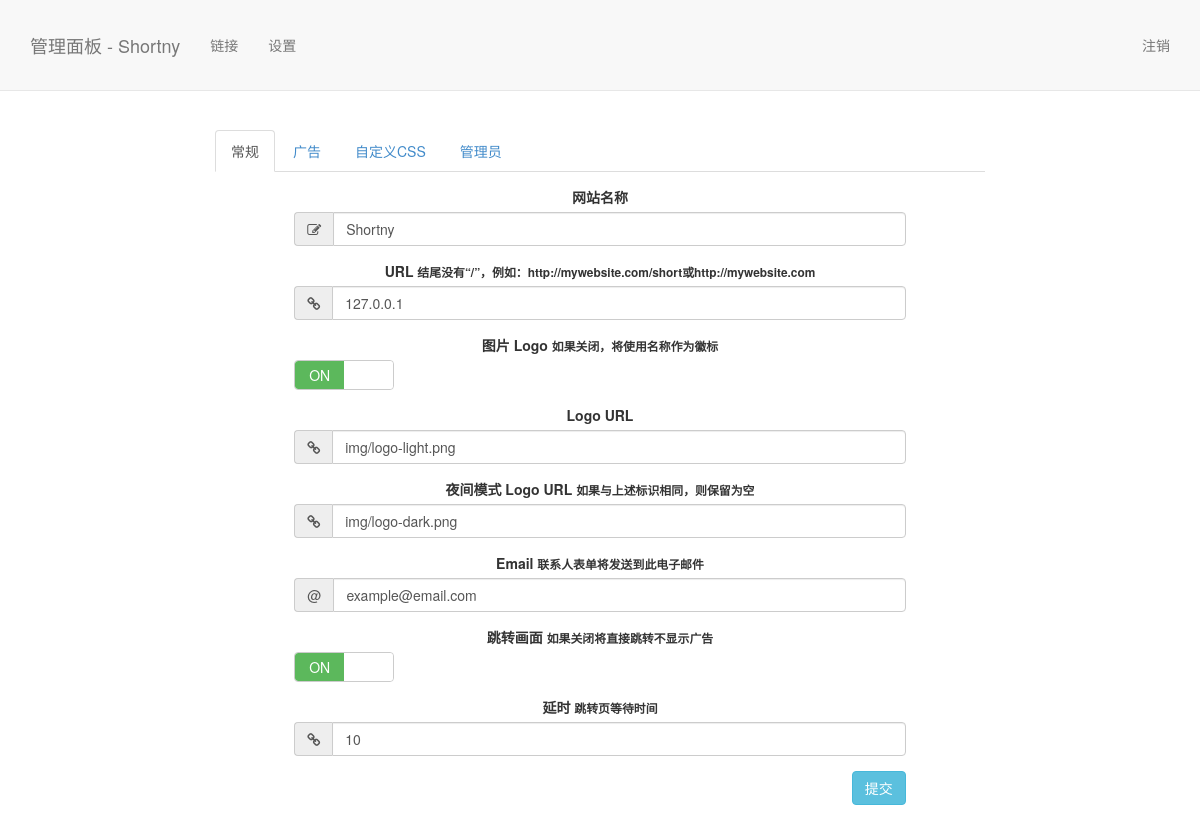
The app's page /admin/settings.php (signed in) with its own data.
### tables this page shows
CREATE TABLE `settings` (
  `name` varchar(64) NOT NULL,
  `URL` varchar(255) NOT NULL,
  `redirect` int(1) NOT NULL DEFAULT '1',
  `admin_user` varchar(255) NOT NULL,
  `admin_pass` varchar(255) NOT NULL,
  `logo_url` varchar(255) NOT NULL,
  `logo_type` int(1) NOT NULL DEFAULT '1',
  `email` varchar(255) NOT NULL,
  `cstm-style` longtext NOT NULL,
  `wait` int(1) NOT NULL DEFAULT '0'
);

### functions/database.php (called while the page is built, shortened)
<?php
class MySQLDatabase {
    private $host = "127.0.0.1";
    private $db_user = "GTSWDJKNDPnN3SeZ";
    private $pass = "GTSWDJKNDPnN3SeZ";
    private $dbase = "GTSWDJKNDPnN3SeZ";
    private $connection;
    public function open_connection() {
        $this->connection = mysqli_connect($this->host, $this->db_user, $this->pass, $this->dbase);
    }
    public function query($sql) {
        $result = mysqli_query($this->connection, $sql);
        return $result;
    }
    public function fetch_array($result_set) {
        return mysqli_fetch_assoc($result_set);
    }
}
?>

### admin/settings.php (the view, shortened to what this page needs)
<?php
include "../functions/database.php";
$data = $db->query("SELECT * FROM settings");
$info = $db->fetch_array($data);
$logo_input = $info['logo_url'];
if (strpos($logo_input,";")) {
    $logo_input = explode(";",$logo_input);
} else {
    $logo_input = [$logo_input,""];
}
?>
<!DOCTYPE html>
<html lang="zh">
    <head>
        <link href="../css/bootstrap.min.css" rel="stylesheet" type="text/css">
        <link rel="stylesheet" href="../font/css/font-awesome.min.css">
        <link href="../css/bootstrap-switch.min.css" rel="stylesheet">
        <link href="css/scrolling-nav.css" rel="stylesheet" type="text/css">
    </head>
    <body id="page-top" data-spy="scroll" data-target=".navbar-fixed-top">
        <?php
            include "functions/menu.php"
        ?>
        <div id="services" class="services-section">
            <div class="col-lg-8 col-lg-offset-2" style="margin-top:-20px;padding-bottom:100px;">
                <ul class="nav nav-tabs" style="margin-bottom: 15px;">
                    <li class="active"><a href="#general" data-toggle="tab">常规</a></li>
                    <li class=""><a href="#ads" data-toggle="tab">广告</a></li>
                    <li class=""><a href="#custom-css" data-toggle="tab">自定义CSS</a></li>
                    <li class=""><a href="#admin" data-toggle="tab">管理员</a></li>
                </ul>
                <div id="myTabContent" class="tab-content">
                    <div class="tab-pane fade active in" id="general" >
                        <div class="col-lg-10 col-lg-offset-1">
                            <form role="form" action="?op=general" method="post" >
                                <div class="form-group">
                                    <label for="web-name">
                                        网站名称
                                    </label>
                                    <div class="input-group">
                                        <span class="input-group-addon">
                                            <i class="fa  fa-edit form-control-feedback"></i>
                                        </span>
                                        <input type="text" value="<?php echo $info["name"]; ?>"  name="web-name" id="web-name" class="form-control">
                                    </div>
                                </div>
                                <div class="form-group">
                                    <label for="url">
                                        URL <small> 结尾没有“/”，例如：http://mywebsite.com/short或http://mywebsite.com</small>
                                    </label>
                                    <div class="input-group">
                                        <span class="input-group-addon">
                                            <i class="fa  fa-link form-control-feedback"></i>
                                        </span>
                                        <input type="text" value="<?php echo $info["URL"]; ?>" name="url" id='url' class="form-control">
                                    </div>
                                </div>
                                <div class="form-group">
                                    <label for="InputName">
                                        图片 Logo <small> 如果关闭，将使用名称作为徽标</small>
                                    </label>
                                    <div class="input-group">
                                    </div>
                                </div>
                                <div class="form-group">
                                    <label for="logo-url">
                                        Logo URL
                                    </label>
                                    <div class="input-group">
                                        <span class="input-group-addon">
                                            <i class="fa  fa-link form-control-feedback"></i>
                                        </span>
                                        <input type="text" value="<?php echo $logo_input[0]; ?>" name="logo" id='logo-url'  class="form-control">
                                    </div>
                                </div>
                                <div class="form-group">
                                    <label for="logo-url">
                                        夜间模式 Logo URL <small>如果与上述标识相同，则保留为空</small>
                                    </label>
                                    <div class="input-group">
                                        <span class="input-group-addon">
                                            <i class="fa  fa-link form-control-feedback"></i>
                                        </span>
                                        <input type="text" value="<?php echo $logo_input[1]; ?>" name="logo-dark" id='logo-url'  class="form-control">
                                    </div>
                                </div>
                                <div class="form-group">
                                    <label for="webmail">
                                        Email <small>联系人表单将发送到此电子邮件</small>
                                    </label>
                                    <div class="input-group">
                                        <span class="input-group-addon">
                                            @
                                        </span>
                                        <input type="text" value="<?php echo $info["email"]; ?>" id='webmail' name="webmail"  class="form-control">
                                    </div>
                                </div>
                                <div class="form-group">
                                    <label for="InputName">
                                        跳转画面 <small> 如果关闭将直接跳转不显示广告</small>
                                    </label>
                                    <div class="input-group">
                                    </div>
                                </div>
                                <div class="form-group">
                                    <label for="wait">
                                        延时 <small>跳转页等待时间</small>
                                    </label>
                                    <div class="input-group">
                                        <span class="input-group-addon">
                                            <i class="fa fa-link fa-clock-o" aria-hidden="true"></i>
                                        </span>
                                        <input type="number" value="<?php echo $info["wait"]; ?>" id='wait' name="wait"  class="form-control">
                                    </div>
                                </div>
                                <input type="submit" name="submit" id="submit" value="提交" class="btn btn-info pull-right">
                            </form>
                        </div>
                    </div>
                </div>
            </div>
        </div>
    </body>
</html>

### admin/functions/menu.php (shortened to what this page needs)
<nav class="navbar navbar-default navbar-fixed-top" role="navigation">
    <div class="container">
        <div class="navbar-header page-scroll">
            <a class="navbar-brand" href="index.php">管理面板 - <?php echo $info['name']; ?></a>
        </div>
        <div class="collapse navbar-collapse navbar-ex1-collapse">
            <ul class="nav navbar-nav">
                <li class="page-scroll">
                    <a href="links.php">链接</a>
                </li>
                <li class="page-scroll">
                    <a href="settings.php">设置</a>
                </li>
            </ul>
<ul class="nav navbar-nav navbar-right">
                 <li class="active"><a href="logout.php">注销</a></li>
             </ul>
        </div>
    </div>
</nav>

### admin/css/scrolling-nav.css (style rules this page uses)
body { width: 100%; height: 100%; }
html { width: 100%; height: 100%; }
@media (min-width:767px) { .navbar { padding: 20px 0; -webkit-transition: background .5s ease-in-out,padding .5s ease-in-out; -moz-transition: background .5s ease-in-out,padding .5s ease-in-out; transition: background .5s ease-in-out,padding .5s ease-in-out; } }
.services-section { height: 100%; padding-top: 150px; text-align: center; background: #fff; }

### records on screen
settings: name "Shortny", web-name "Shortny", url "127.0.0.1", logo "img/logo-light.png", logo-dark "img/logo-dark.png", webmail "example@email.com", wait "10"
